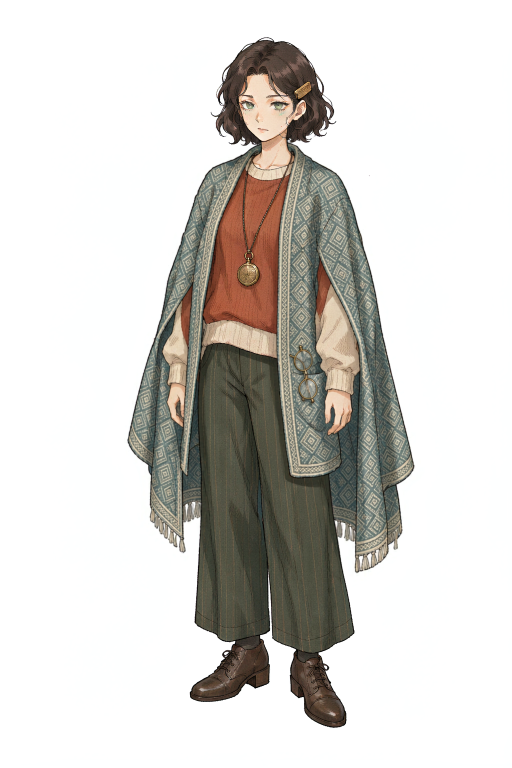
#> input picture assets/char/enfp.png, 1024 x 1536 px, given in place of istp_v1.png, which was not available (shown at 1/2 size)
$ python istp_check.py
#> lines starting #> are read from the running program, lines starting #| are printed output that depends on the picture; pictures that were not available may be replaced by others from this repository, and a replacement may not be noted
# -*- coding: utf-8 -*-
"""裁切 ISTP 各版本特写，检查服装细节。用法: istp_check.py <文件名> <前缀>"""
import os
import sys
from PIL import Image

SRC = "assets/char/istp.png"
OUT = "assets/char/_gen/char_ISTP_v2"

fname = sys.argv[1] if len(sys.argv) > 1 else "istp_v1.png"
tag = sys.argv[2] if len(sys.argv) > 2 else "v1"
path = fname if os.path.isabs(fname) else os.path.join(OUT, fname)

im = Image.open(path).convert("RGBA")
W, H = im.size
#> W = 1024; H = 1536
print("src =", path, "size =", im.size)
#| src = assets/char/_gen/char_ISTP_v2/istp_v1.png size = (1024, 1536)

def crop(name, l, t, r, b, scale=1.0):
#> called with name = 'chk_v1_head.png', l = 0.3, t = 0.03, r = 0.72, b = 0.3, scale = 1.6
    box = (int(l * W), int(t * H), int(r * W), int(b * H))
#> box = (307, 46, 737, 460)
    c = im.crop(box)
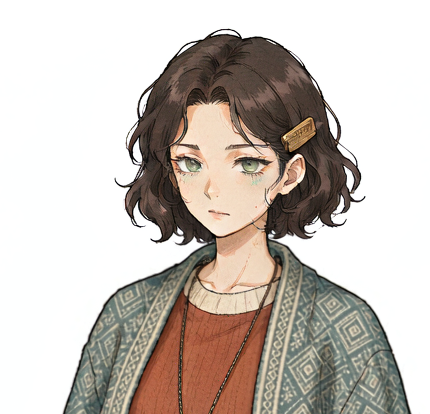
#> c: PIL image 430x414 RGBA; mean R, G, B, A 199.3, 190.8, 183.9, 255
    if scale != 1.0:
        c = c.resize((int(c.width * scale), int(c.height * scale)), Image.LANCZOS)
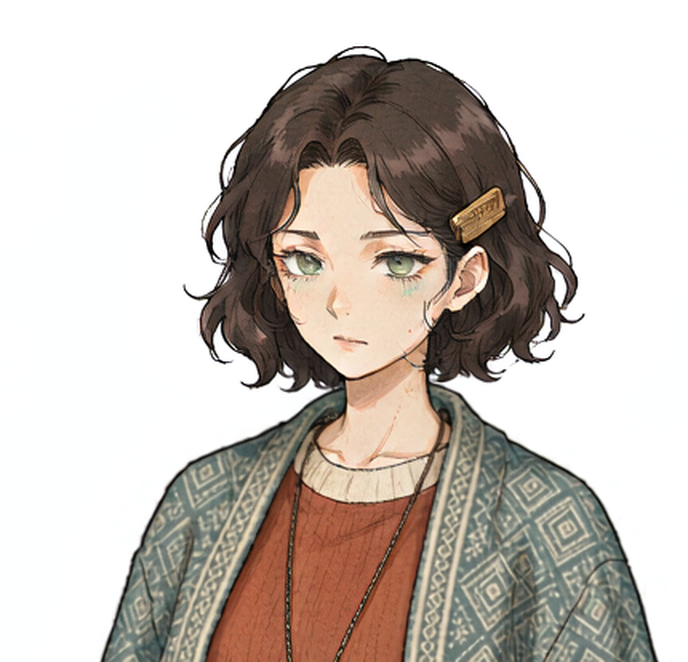
#> c: PIL image 688x662 RGBA; mean R, G, B, A 199.3, 190.8, 183.9, 255
    bg = Image.new("RGB", c.size, (235, 235, 238))
    bg.paste(c, (0, 0), c)
    p = os.path.join(OUT, name)
    bg.save(p)
    print("->", p, bg.size)
#| -> assets/char/_gen/char_ISTP_v2/chk_v1_head.png (688, 662)

# 头部 + 肩部
crop("chk_%s_head.png" % tag, 0.30, 0.03, 0.72, 0.30, 1.6)
# 大衣上半身（肩部 / 领口 / 胸带）
crop("chk_%s_shoulder.png" % tag, 0.22, 0.12, 0.80, 0.52, 1.2)
#> call 2 of crop, with name = 'chk_v1_shoulder.png', l = 0.22, t = 0.12, r = 0.8, b = 0.52, scale = 1.2
#> in crop (call 2), `c = im.crop(box)`:
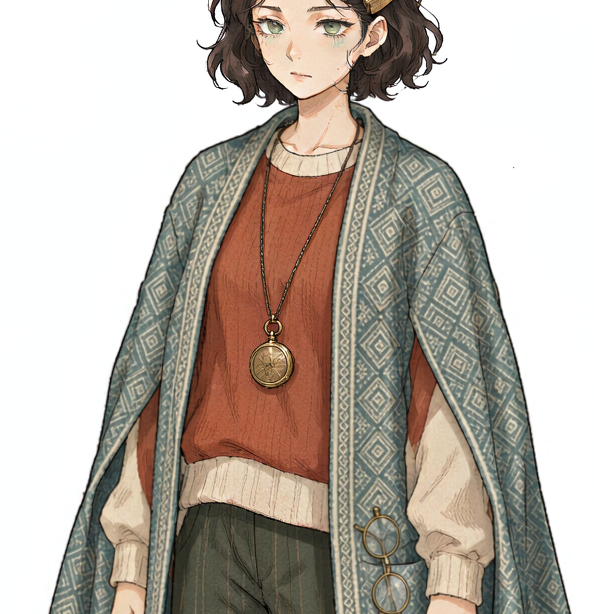
#> c: PIL image 594x614 RGBA; mean R, G, B, A 185.5, 176.1, 166.5, 255
#| -> assets/char/_gen/char_ISTP_v2/chk_v1_shoulder.png (712, 736)
# 大衣下摆 + 裤腿
crop("chk_%s_hem.png" % tag, 0.18, 0.45, 0.82, 0.95, 1.2)
#> call 3 of crop, with name = 'chk_v1_hem.png', l = 0.18, t = 0.45, r = 0.82, b = 0.95, scale = 1.2
#> in crop (call 3), `c = im.crop(box)`:
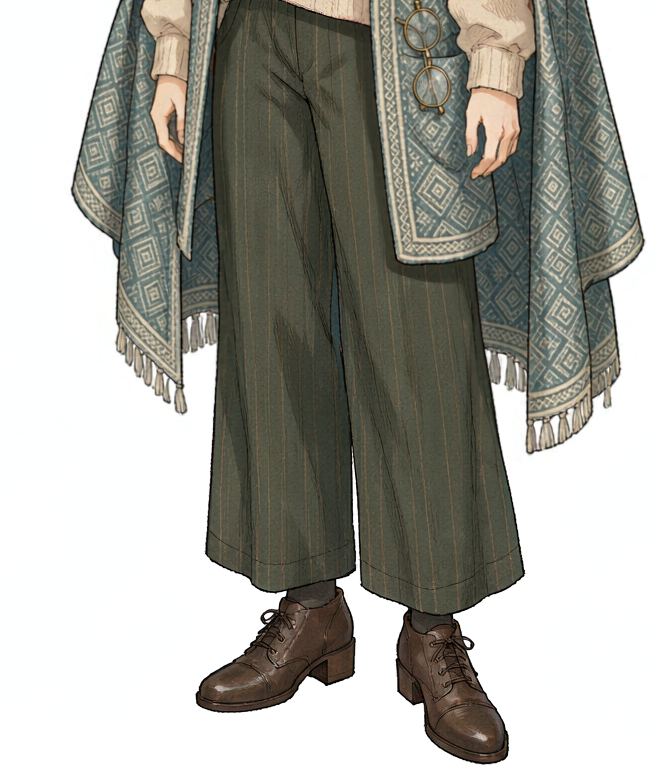
#> c: PIL image 655x768 RGBA; mean R, G, B, A 164.4, 163.8, 156.6, 255
#| -> assets/char/_gen/char_ISTP_v2/chk_v1_hem.png (786, 921)
# 左侧下摆边缘特写（原磨白区）
crop("chk_%s_edge.png" % tag, 0.45, 0.55, 0.90, 0.85, 1.8)
#> call 4 of crop, with name = 'chk_v1_edge.png', l = 0.45, t = 0.55, r = 0.9, b = 0.85, scale = 1.8
#> in crop (call 4), `c = im.crop(box)`:
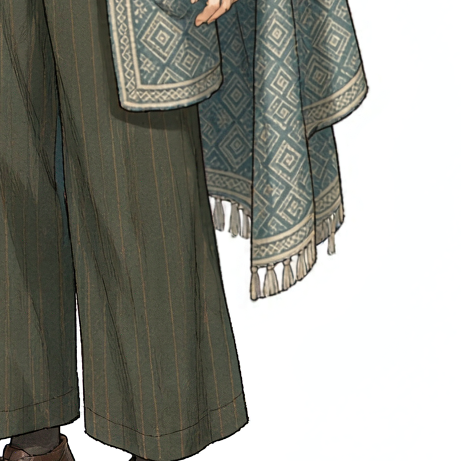
#> c: PIL image 461x461 RGBA; mean R, G, B, A 147.3, 148.1, 140.3, 255
#| -> assets/char/_gen/char_ISTP_v2/chk_v1_edge.png (829, 829)

$ run again, on assets/char/entj.png
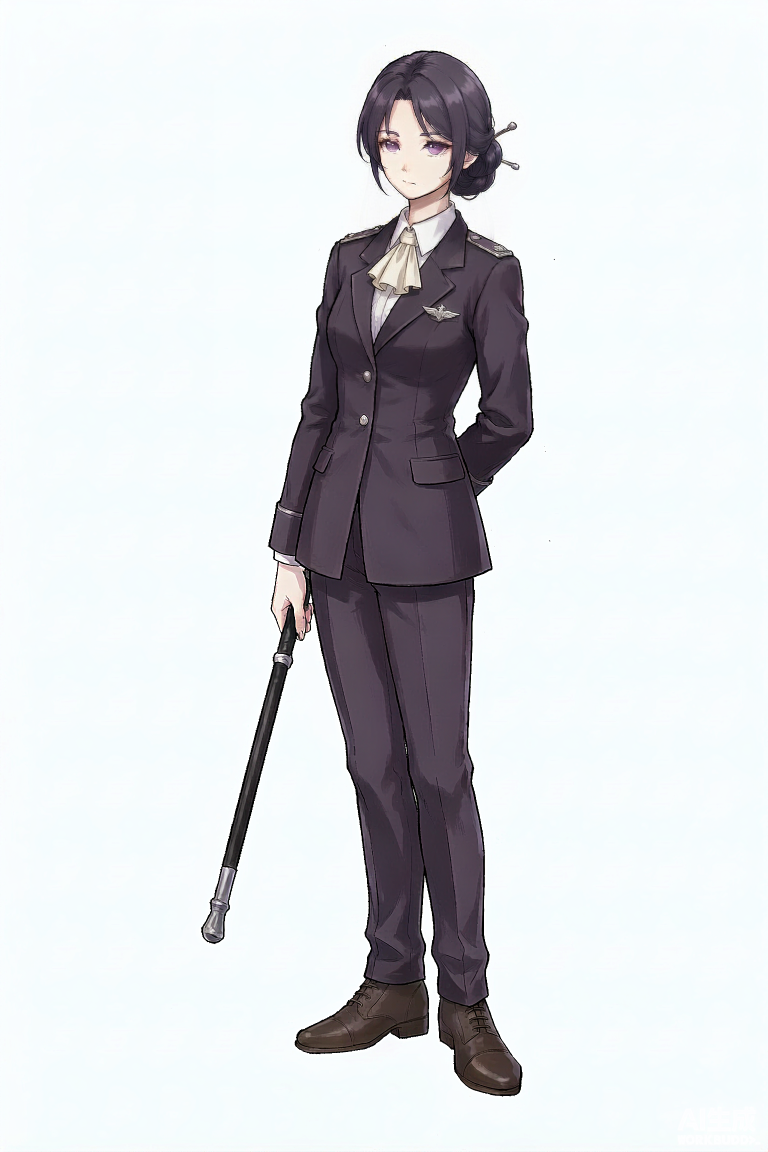
#> input picture assets/char/entj.png, 1536 x 2304 px, found by its file name (shown at 1/2 size)
#| src = assets/char/_gen/char_ISTP_v2/../assets/char/entj.png size = (1536, 2304)
#| -> assets/char/_gen/char_ISTP_v2/chk_../assets/char/entj.png_head.png (1032, 995)
#| -> assets/char/_gen/char_ISTP_v2/chk_../assets/char/entj.png_shoulder.png (1069, 1106)
#> in crop (call 3), `c = im.crop(box)`:
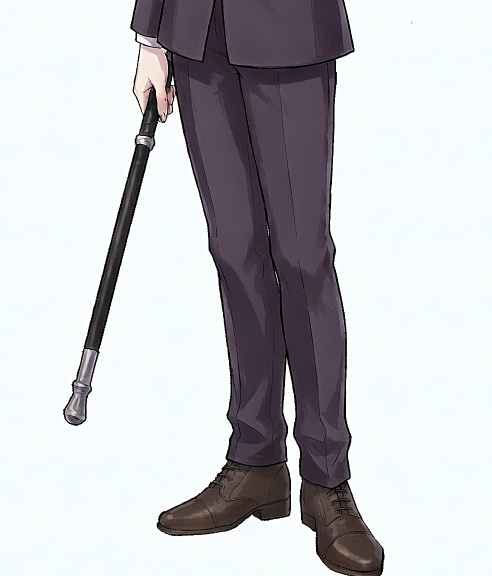
#> c: PIL image 983x1152 RGBA (shown at 1/2 size); mean R, G, B, A 194.5, 194.9, 198.8, 255
#| -> assets/char/_gen/char_ISTP_v2/chk_../assets/char/entj.png_hem.png (1179, 1382)
#> in crop (call 4), `c = im.crop(box)`:
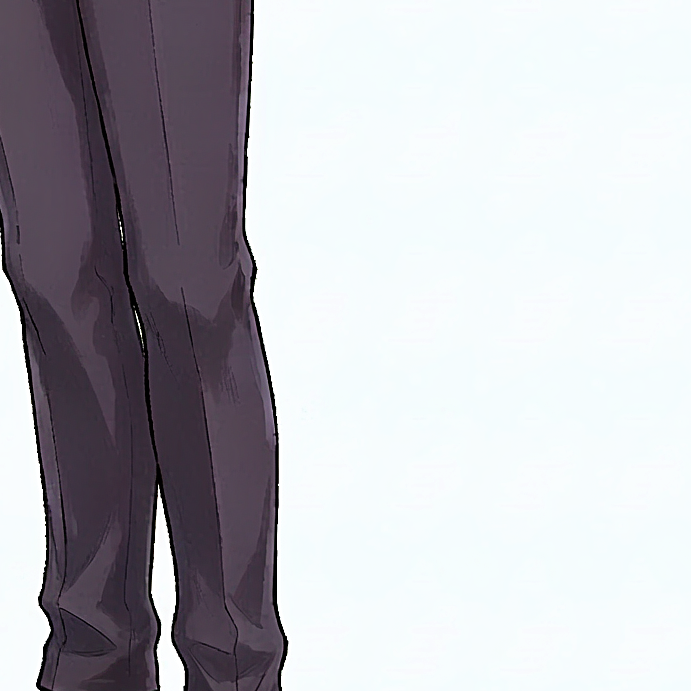
#> c: PIL image 691x691 RGBA; mean R, G, B, A 185.6, 185.2, 190.7, 255
#| -> assets/char/_gen/char_ISTP_v2/chk_../assets/char/entj.png_edge.png (1243, 1243)
